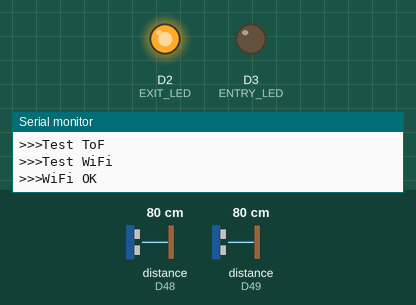
Recording of a sketch running on a simulated Arduino MKR. On the bench: output pins drawn as LEDs (lit = HIGH), the last lines printed to the serial monitor. The inputs (shaded band) are chosen by the test bench; at power-on: distance to the obstacle (sensors on D48, D49) 80 cm. WiFi joins after 1.5 s; servers stay silent unless stated; no MQTT or app messages arrive unless stated; pins used as bus, display or sensor lines are not drawn.

Above: at 2.6 s.
At 7.6 s:
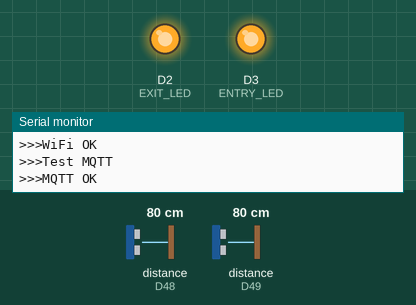
At 12.6 s:
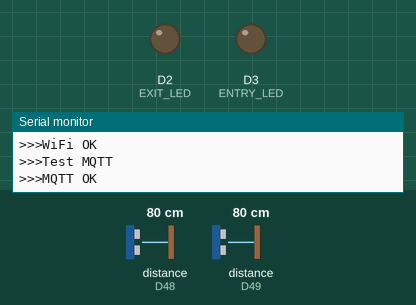
Timing chart, 0 to 14.1 s (numbered marks = the images above):
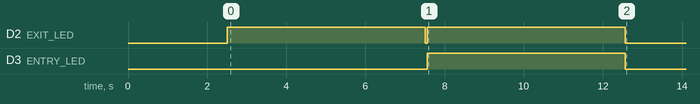

The sketch:

ArduinoGate.ino
```cpp
#include <Wire.h>
#include <WiFi101.h>
#include <PubSubClient.h>
#include <ArduinoJson.h>
#include "Adafruit_VL53L0X.h"

#define GATE_ID "SG1"

/****** setup WiFi ******/

char ssid[] = "wlan_saltuaria";
char pass[] = "antlabpolitecnicomilano";
int status = WL_IDLE_STATUS;
WiFiClient ClientWiFi;
PubSubClient client(ClientWiFi);

/****** setup MQTT ******/
const char* MQTT_SERVER = "34.222.27.8";
const char* TOPIC = "smartgate/sg1/data";
const char* TEST_TOPIC = "smartgate/sg1/debug";

/****** setup temporal parameter ******/
const int MILLISECOND_PER_PACKET = 1000;
const int MIN_MOVEMENT = 400;
const int DURATA = 1000;

/****** PIN MKR1000 ******/
const int PINtoRESET = 1;
const int ENTRY_LED = 3; //RED    //2
const int EXIT_LED = 2; //GREEN   //3
const int SENSOR_0 = 6;           //6
const int SENSOR_1 = 7;           //7

/****** setup JSON array ******/
char JSONmessagebuffer[10000];
StaticJsonBuffer<10000>  JSONbuffer;
JsonObject& root = JSONbuffer.createObject();
JsonArray& tof0 = root.createNestedArray("TOF0");
JsonArray& tof1 = root.createNestedArray("TOF1");

/****** sampling variables ******/
int sample = 0;
int sequenceNumber = 0;
int secondi = 1;
long int counter = 0;
int len =0;

/****** logic of the counter ******/
int new_ts_0 = 0;
int new_ts_1 = 0;
bool flag_0 = false;
bool flag_1 = false;
int timer_entrata = 0;
int timer_uscita = 0;

/****** ToF object ******/
Adafruit_VL53L0X sens0 = Adafruit_VL53L0X();
Adafruit_VL53L0X sens1 = Adafruit_VL53L0X();

void setup()
{
  Serial.begin(115200);
  delay(1000);
  Serial.println("Sto avviando...");
  Serial.println("Sto avviando...");
  /****** RESET ******/
  pinMode(PINtoRESET, INPUT);
  digitalWrite(PINtoRESET, LOW);

  /****** LED ******/
  pinMode(ENTRY_LED, OUTPUT);
  pinMode(EXIT_LED, OUTPUT);

  /****** TOF ******/
  digitalWrite(SENSOR_0, LOW);
  digitalWrite(SENSOR_1, LOW);


  //start initialization multiple sensor
  pinMode(SENSOR_0, OUTPUT);
  pinMode(SENSOR_1, OUTPUT);

  digitalWrite(SENSOR_0, LOW);
  digitalWrite(SENSOR_1, LOW);

  delay(10);

  digitalWrite(SENSOR_0, HIGH);
  digitalWrite(SENSOR_1, HIGH);
  //end initialization multiple sensor

  Serial.println(">>>Test ToF");
  //Test SENSOR 0
  digitalWrite(SENSOR_0, HIGH);
  digitalWrite(SENSOR_1, LOW);
  if (!sens0.begin(0x30)) {
    Serial.println(F("Failed to boot VL53L0X - 0 "));
    while(1);
  }

  //Test SENSOR 1
  digitalWrite(SENSOR_0, HIGH);
  digitalWrite(SENSOR_1, HIGH);
  if (!sens1.begin(0x31)) {
    while(1){
          Serial.println(F("Failed to boot VL53L0X - 1 "));
}
  Serial.println(">>>ToF OK");
  digitalWrite(ENTRY_LED, HIGH);
  delay(5000);
  digitalWrite(ENTRY_LED, LOW);
  }

  /****** WIFI ******/
  Serial.println(">>>Test WiFi");
  while ( status != WL_CONNECTED)
  {status = WiFi.begin(ssid, pass);}
  Serial.println(">>>WiFi OK");
  digitalWrite(EXIT_LED, HIGH);
  delay(5000);
  digitalWrite(EXIT_LED, LOW);

  /****** MQTT ******/
  Serial.println(">>>Test MQTT");
  client.setServer(MQTT_SERVER, 1883);
  if(!client.connected())
  {reconnect();}
  client.loop();
  Serial.println(">>>MQTT OK");
  digitalWrite(ENTRY_LED, HIGH);
  digitalWrite(EXIT_LED, HIGH);
  delay(5000);
  digitalWrite(ENTRY_LED, LOW);
  digitalWrite(EXIT_LED, LOW);

  counter=millis();
}

void loop()
{
  //Read Length Side 0
  VL53L0X_RangingMeasurementData_t measure0;
  sens0.rangingTest(&measure0, false);
  long distance_side_0 = measure0.RangeMilliMeter;

  //Read Length Side 1
  VL53L0X_RangingMeasurementData_t measure1;
  sens1.rangingTest(&measure1, false);
  long distance_side_1 = measure1.RangeMilliMeter;

  if(distance_side_0 > 1100)
  {
    distance_side_0 = 8190;
  }

  if(distance_side_1 > 1100)
  {
    distance_side_1 = 8190;
  }

  //Check error - reset side 0
  if (distance_side_0 < -1 or (distance_side_0 > 1300  and distance_side_0 < 7999))
  {
    client.publish(TEST_TOPIC,"Reset - side 0");
    delay(10);
    pinMode(PINtoRESET, OUTPUT);
  }

  //Check error - reset side 1
  if (distance_side_1 < -1 or (distance_side_1 > 1300  and distance_side_1 < 7999))
  {
    client.publish(TEST_TOPIC,"Reset - side 1");
    delay(10);
    pinMode(PINtoRESET, OUTPUT);
  }
  //Plot multiple graph
  Serial.print(distance_side_0);
  Serial.print(",");
  Serial.println(distance_side_1);

  //save lengths in json arrays
  tof0.add(distance_side_0);
  tof1.add(distance_side_1);

 /****** Real Time analysis ******/
  if (distance_side_0 < 8000 and flag_0 == false)
  {
    new_ts_0 = millis();
    flag_0 = true;
  }
  if (distance_side_1 < 8000 and flag_1 == false)
  {
    new_ts_1 = millis();
    flag_1 = true;
  }
  if (millis()-MIN_MOVEMENT > new_ts_0 and distance_side_0 > 8000)
  {
    flag_0 = false;
  }
  if (millis()-MIN_MOVEMENT > new_ts_1 and distance_side_1 > 8000)
  {
    flag_1 = false;
  }
  if (flag_0 == true and flag_1 == true)
  {
    if (new_ts_0 > new_ts_1)
      {
        flag_0 = false;
        flag_1 = false;

        client.publish(TEST_TOPIC,"1,Entry");
        digitalWrite(ENTRY_LED, HIGH);
        timer_entrata = millis();
      }
    else if (new_ts_0 < new_ts_1)
      {
        flag_0 = false;
        flag_1 = false;

        client.publish(TEST_TOPIC,"1,Exit");
        digitalWrite(EXIT_LED, HIGH);
        timer_uscita = millis();
      }
  }
  if (millis()-DURATA > timer_entrata)
  {
    digitalWrite(ENTRY_LED, LOW);
  }

  if (millis()-DURATA > timer_uscita)
  {
    digitalWrite(EXIT_LED, LOW);
  }
  /****** End Real Time analysis ******/

  sample = sample+1;

  /****** sending packet ******/
  if((millis()-counter)>secondi*MILLISECOND_PER_PACKET)
    {
      //check WiFi status
      while(WiFi.status() != WL_CONNECTED)
      {WiFi.begin(ssid, pass);}

      //check MQTT status
      if(!client.connected())
      {reconnect();}
      client.loop();

      root["SN"]=String(sequenceNumber);
      root["ID"]= GATE_ID;
      //sampling result

      Serial.print("\n#SN ");
      Serial.print(sequenceNumber);
      Serial.print(" Campioni= ");
      Serial.print(sample);
      Serial.print(" istante= ");
      Serial.println(millis()-counter);


      sample=0;
      secondi=secondi+1;
      sequenceNumber = sequenceNumber+1;

      //publish JSON message via MQTT
      root.printTo(JSONmessagebuffer);//,
      client.publish(TOPIC,JSONmessagebuffer);

      //reset JSON buffer
      JSONbuffer.clear();
      JsonObject& root = JSONbuffer.createObject();
      JsonArray& tof0 = root.createNestedArray("TOF0");
      JsonArray& tof1 = root.createNestedArray("TOF1");
    }
}

void reconnect()
{
  // Loop until we're reconnected
  while (!client.connected())
  {
    if (client.connect(""))
    {
       //connected
    }
    else
    {

      // Wait 5 seconds before retrying
      delay(5000);
    }
  }
}
```
